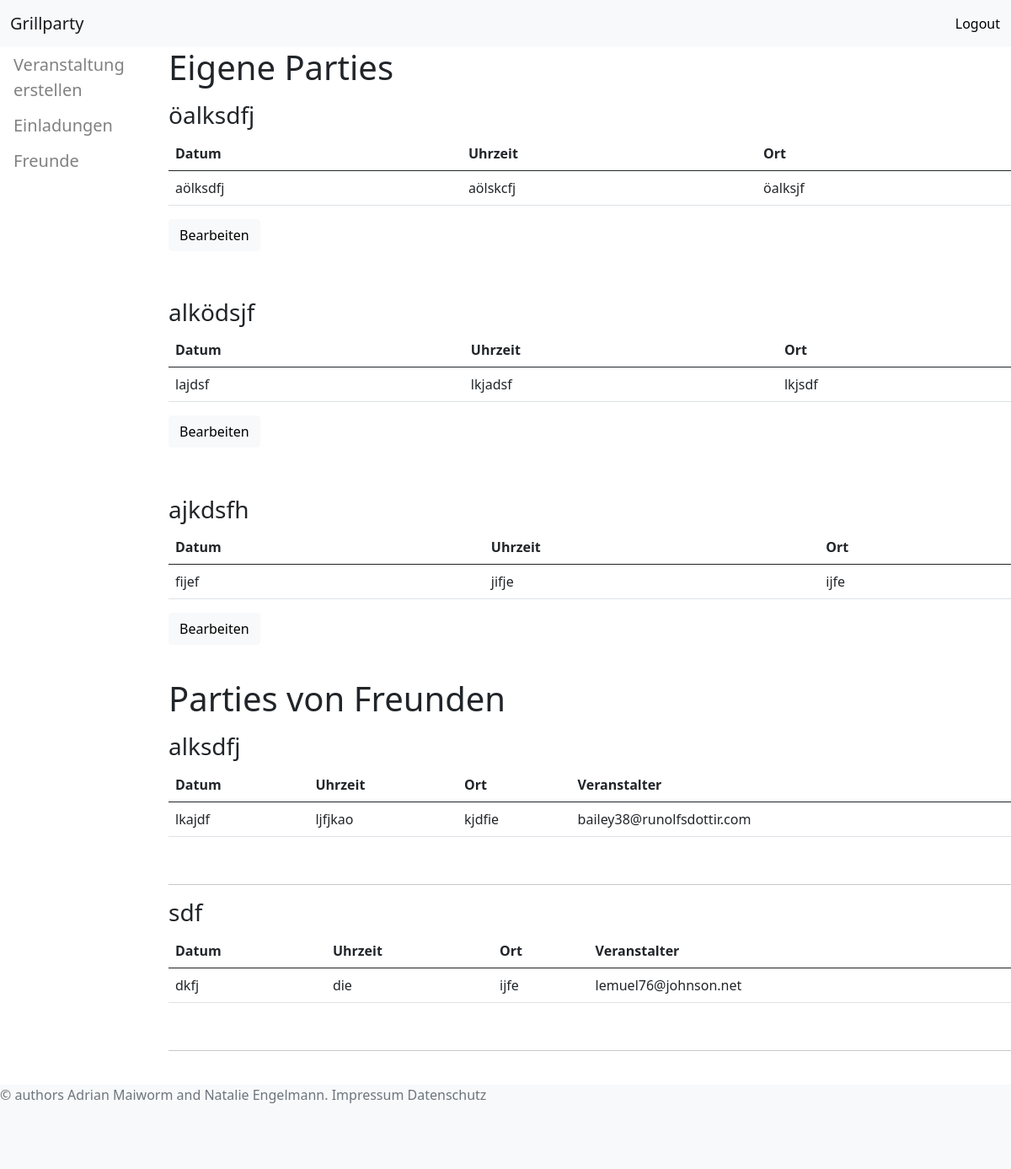
The app's page /dashboard (signed in), older data.
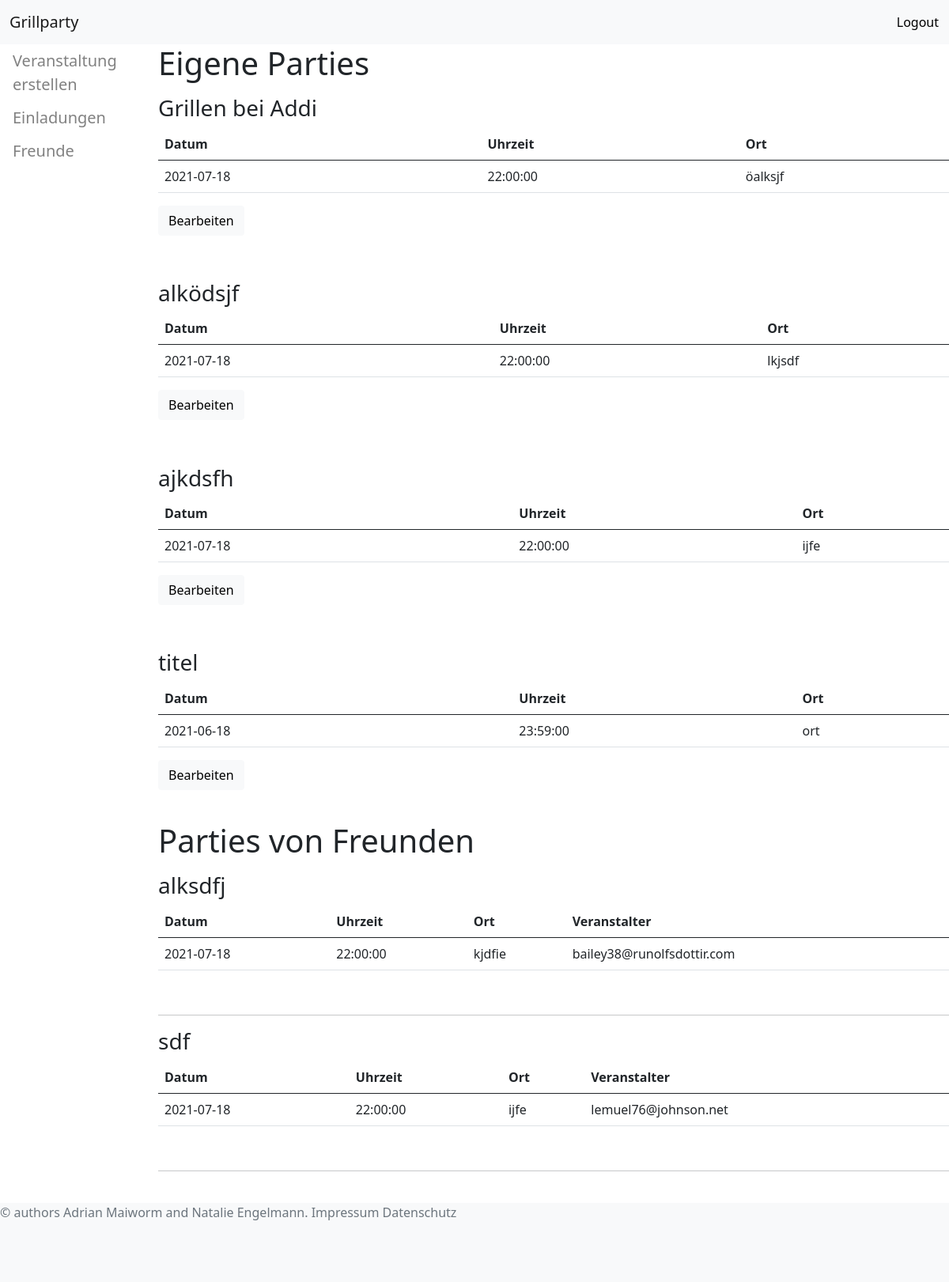
The same page, newer data.
### tables this page shows
CREATE TABLE parties (
				id INTEGER NOT NULL PRIMARY KEY AUTOINCREMENT,
				title TEXT NOT NULL,
				date TEXT NOT NULL,
				time TEXT NOT NULL,
				address TEXT NOT NULL,
				owner TEXT NOT NULL,
				FOREIGN KEY (owner) REFERENCES users(mailaddress));

### main.py (the view)
@app.route("/dashboard", methods=['POST', 'GET'])
def dashboard():
    session._get_current_object.__name__
    user = session["user"]
    own_parties = select_parties(conn, cur, user, "own")
    foreign_parties = select_parties(conn, cur, user, "foreign")
    print(own_parties)
    if request.method == "POST":
        Submit = request.form.get("submit")
        print(Submit)
        forward_message = "Moving Forward..."
        return redirect(url_for('bearbeiten', pid=Submit))
    return render_template("dashboard.html", foreign_parties=foreign_parties, own_parties=own_parties)

### db_connection.py (called while the page is built)
def select_parties(conn, cur, user, type):
	script = ""
	if type == "own":
		script = """
		SELECT *
		FROM parties
		WHERE owner = ?
		"""
		parameters = [user]
	elif type == "foreign":
		script = """
		SELECT *
		FROM parties
		WHERE id IN (SELECT party_id FROM participants WHERE participant_mail = ? AND accepted = 1)
		AND owner != ?
		"""
		parameters = [user, user]
	else:
		print("wrong operation")
	cur.execute(script, parameters)
	results = cur.fetchall()
	return results

### templates/dashboard.html (shortened to what this page needs)
{% extends "main.html" %}
{% block navbar %}
{% if session['logged_in'] %}
<nav class="navbar sticky-top navbar-expand-lg navbar-light bg-light">
    <div class="container-fluid">
        <a class="navbar-brand" href="/dashboard">Grillparty</a></div>
        <ul class="nav navbar-nav navbar-right">
        <form action="/logout/" method="post">
            <button class="btn btn-light" type = "submit">Logout</button>
        </form>
            </ul>
        </nav>
<div class="sidenav">
    <a href="/newevent">Veranstaltung erstellen</a>
    <a href="/invitations">Einladungen</a>
    <a href="/friends">Freunde</a>
  </div>
  {% block overview %}
  <div class="main">
      <h1> Eigene Parties</h1>
      {% for party in own_parties %}
      <p>
          <h3>{{ party[1] }}</h3>
          <table class = "table">
            <thead>
            <tr>
                <th scope="col">Datum</th>
                <th scope="col">Uhrzeit</th>
                <th scope="col">Ort</th>
            </tr>
        </thead>
        <tbody>
            <tr>
              <td>{{ party[2] }}</td>
              <td>{{ party[3] }}</td>
              <td>{{ party[4] }}</td>
            </tr>
          </tbody>
        </table>
          <form method="post">
              <button name="submit" class="btn btn-light" type="submit" value="{{ party[0] }}">Bearbeiten</button>
          </form>
        </p>
      <span class="badge badge-primary">{{ party[1] }}</span>
      {% endfor %}
      <h1>Parties von Freunden</h1>
      {% for party in foreign_parties %}
      <p>
          <h3>{{ party[1] }}</h3>
          <table class = "table">
            <thead>
            <tr>
                <th scope="col">Datum</th>
                <th scope="col">Uhrzeit</th>
                <th scope="col">Ort</th>
                <th scope="col">Veranstalter</th>
            </tr>
        </thead>
        <tbody>
            <tr>
              <td>{{ party[2] }}</td>
              <td>{{ party[3] }}</td>
              <td>{{ party[4] }}</td>
              <td>{{ party[5] }}</td>
            </tr>
          </tbody>
        </table>
        </p>
      <span class="badge badge-primary">{{ party[1] }}</span>
      <hr>
      {% endfor %}
  </div>
</body>
{% endblock %}
{% endif %}
{% endblock %}

Row changes from the older to the newer data that the page shows:
changed parties "öalksjf": title "öalksdfj" → "Grillen bei Addi"; date "aölksdfj" → "2021-07-18"; time "aölskcfj" → "22:00:00"
changed parties "alködsjf": date "lajdsf" → "2021-07-18"; time "lkjadsf" → "22:00:00"
changed parties "ajkdsfh": date "fijef" → "2021-07-18"; time "jifje" → "22:00:00"
added parties: title "titel", date "2021-06-18", time "23:59:00", address "ort", {{ party[0] }} 6 (drawn), shown under "Eigene Parties"
changed parties "alksdfj": date "lkajdf" → "2021-07-18"; time "ljfjkao" → "22:00:00"
changed parties "sdf": date "dkfj" → "2021-07-18"; time "die" → "22:00:00"
